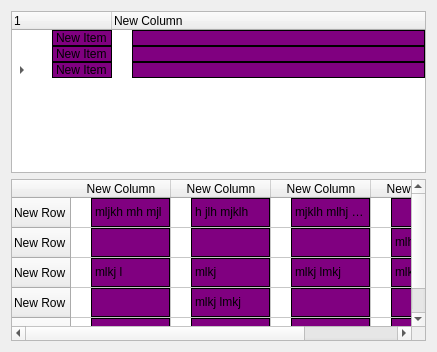
<?xml version="1.0" encoding="UTF-8"?>
<ui version="4.0">
 <class>Form</class>
 <widget class="QWidget" name="Form">
  <property name="geometry">
   <rect>
    <x>0</x>
    <y>0</y>
    <width>437</width>
    <height>352</height>
   </rect>
  </property>
  <property name="windowTitle">
   <string>Form</string>
  </property>
  <property name="styleSheet">
   <string notr="true">::item { border: 1px solid black;  background-color: purple; }
::item {margin-left: 20px; }

QAbstractItemView { selection-background-color: red;
show-decoration- selected: 0;
 }

::item:selected {  background-color: yellow; }</string>
  </property>
  <layout class="QGridLayout" name="gridLayout">
   <item row="0" column="0">
    <widget class="QTreeWidget" name="treeWidget">
     <column>
      <property name="text">
       <string>1</string>
      </property>
     </column>
     <column>
      <property name="text">
       <string>New Column</string>
      </property>
     </column>
     <item>
      <property name="text">
       <string>New Item</string>
      </property>
     </item>
     <item>
      <property name="text">
       <string>New Item</string>
      </property>
     </item>
     <item>
      <property name="text">
       <string>New Item</string>
      </property>
      <item>
       <property name="text">
        <string>New Subitem</string>
       </property>
       <item>
        <property name="text">
         <string>New Subitem</string>
        </property>
       </item>
       <item>
        <property name="text">
         <string>New Item</string>
        </property>
       </item>
       <item>
        <property name="text">
         <string>New Item</string>
        </property>
       </item>
      </item>
     </item>
    </widget>
   </item>
   <item row="1" column="0">
    <widget class="QTableWidget" name="tableWidget">
     <row>
      <property name="text">
       <string>New Row</string>
      </property>
     </row>
     <row>
      <property name="text">
       <string>New Row</string>
      </property>
     </row>
     <row>
      <property name="text">
       <string>New Row</string>
      </property>
     </row>
     <row>
      <property name="text">
       <string>New Row</string>
      </property>
     </row>
     <row>
      <property name="text">
       <string>New Row</string>
      </property>
     </row>
     <column>
      <property name="text">
       <string>New Column</string>
      </property>
     </column>
     <column>
      <property name="text">
       <string>New Column</string>
      </property>
     </column>
     <column>
      <property name="text">
       <string>New Column</string>
      </property>
     </column>
     <column>
      <property name="text">
       <string>New Column</string>
      </property>
     </column>
     <item row="0" column="0">
      <property name="text">
       <string>mljkh mh mjl</string>
      </property>
     </item>
     <item row="0" column="1">
      <property name="text">
       <string>h jlh mjklh </string>
      </property>
     </item>
     <item row="0" column="2">
      <property name="text">
       <string>mjklh mlhj mjlh m</string>
      </property>
     </item>
     <item row="1" column="3">
      <property name="text">
       <string>mlhj lmhj </string>
      </property>
     </item>
     <item row="2" column="0">
      <property name="text">
       <string>mlkj l</string>
      </property>
     </item>
     <item row="2" column="1">
      <property name="text">
       <string>mlkj </string>
      </property>
     </item>
     <item row="2" column="2">
      <property name="text">
       <string>mlkj lmkj </string>
      </property>
     </item>
     <item row="2" column="3">
      <property name="text">
       <string>mlkhj mlh</string>
      </property>
     </item>
     <item row="3" column="1">
      <property name="text">
       <string>mlkj lmkj </string>
      </property>
     </item>
     <item row="4" column="0">
      <property name="text">
       <string>mlkj lmkj </string>
      </property>
     </item>
    </widget>
   </item>
  </layout>
 </widget>
 <resources/>
 <connections/>
</ui>
